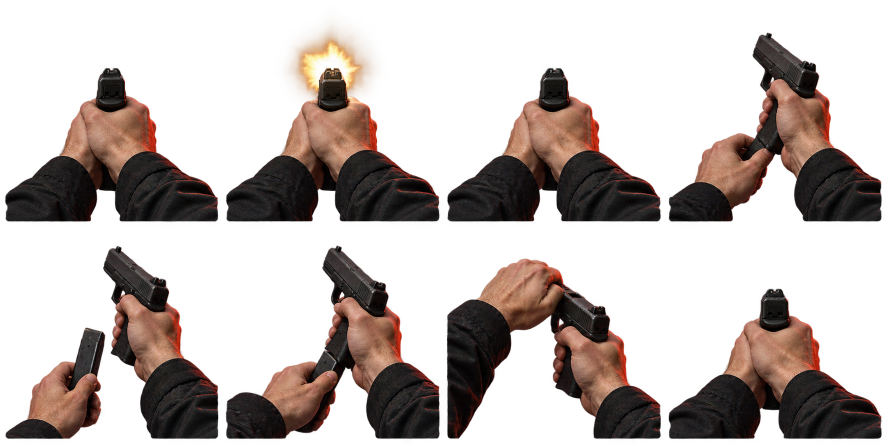
#> input picture tools/art/shooting-test/handgun-v2-sheet.png, 1774 x 887 px (shown at 1/2 size)
$ python split_shooting_test_frames.py
#> lines starting #> are read from the running program, lines starting #| are printed output that depends on the picture
"""Archive-only: extract the original eight poses for the sequence exporter."""
from pathlib import Path
import argparse
from PIL import Image

ROOT = Path(__file__).resolve().parents[1]
SOURCE = ROOT / "tools/art/shooting-test/handgun-v2-sheet.png"
DESTINATION = ROOT / "tools/art/shooting-test/source-poses"
NAMES = ("idle", "fire", "settle", "reload-start", "reload-out",
         "reload-in", "reload-rack", "reload-ready")


def main():
    parser = argparse.ArgumentParser(description=__doc__)
    parser.add_argument("source", type=Path, nargs="?", default=SOURCE)
    args = parser.parse_args()
    with Image.open(args.source) as source:
#> source is the input picture: PIL image 1774x887 RGBA; mean R, G, B, A 31.8, 21.7, 18, 90.1
        if source.size != (1774, 887) or source.mode != "RGBA":
            raise ValueError("Expected the new 1774x887 RGBA handgun sheet")
        DESTINATION.mkdir(parents=True, exist_ok=True)
        for index, name in enumerate(NAMES):
            row, column = divmod(index, 4)
            box = (round(column * source.width / 4), round(row * source.height / 2),
                   round((column + 1) * source.width / 4), round((row + 1) * source.height / 2))
#> box = (0, 0, 444, 444)
            pose = source.crop(box)
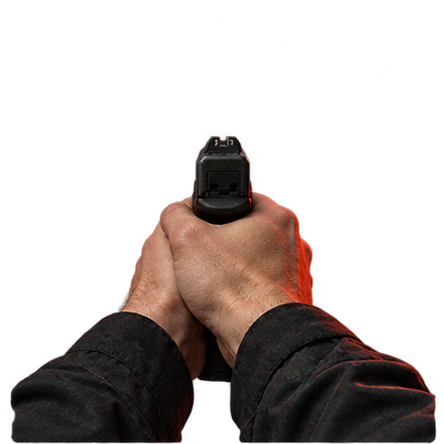
#> pose: PIL image 444x444 RGBA; mean R, G, B, A 24.8, 17.1, 14.7, 84.4; transparent parts drawn white
            # Preserve pixels; pad the 443/444px cells to one shared baseline.
            frame = Image.new("RGBA", (444, 444))
#> frame: PIL image 444x444 RGBA; every value is 0
            frame.paste(pose, ((444 - pose.width) // 2, 444 - pose.height))
            output = DESTINATION / (name + ".png")
            frame.save(output, optimize=True)
            with Image.open(output) as saved:
                if saved.mode != "RGBA" or saved.size != frame.size or saved.tobytes() != frame.tobytes():
                    raise ValueError("Frame pixels changed: %s" % output)
    print("Exported 8 archived source poses. Run Ren'Py test shelter_sprite_export to bake runtime frames.")


if __name__ == "__main__":
    main()
